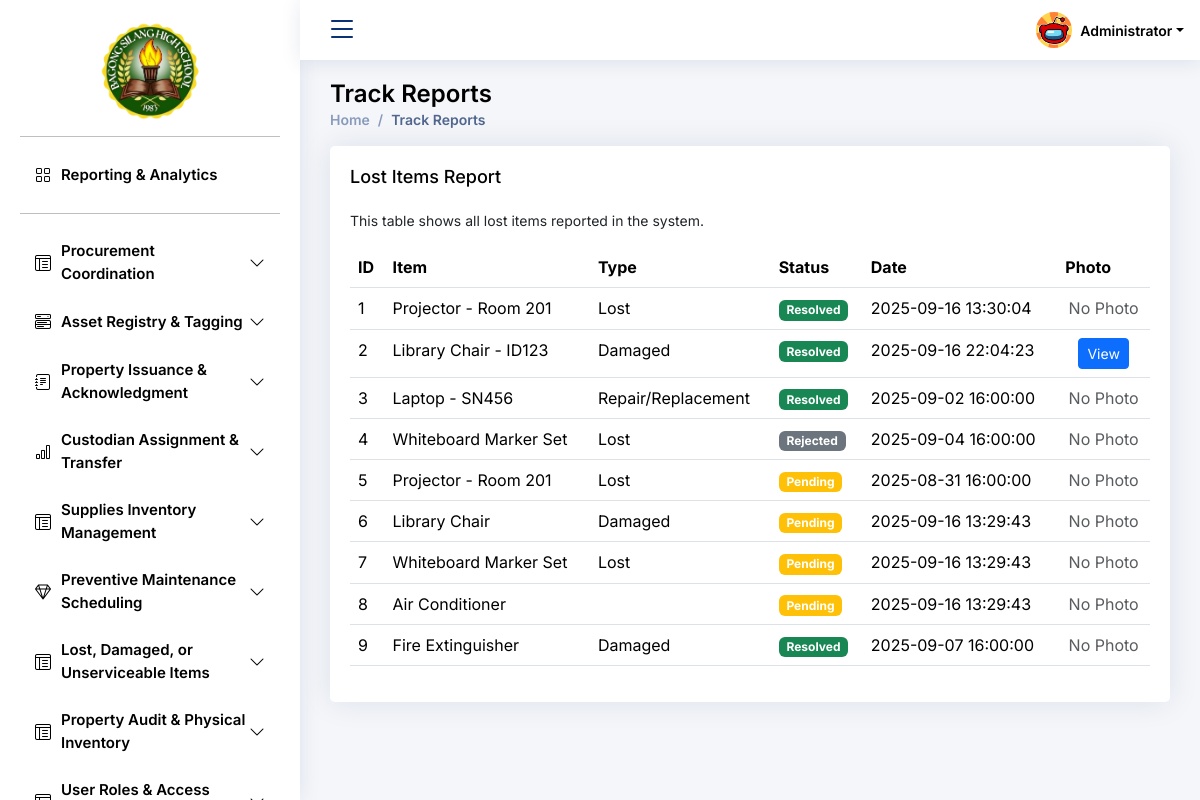
/User_Teachers/track_reports.php (signed in), run on the app's committed database.
### tables this page shows
CREATE TABLE `bcp_sms4_reports` (
  `id` int(11) NOT NULL,
  `asset` varchar(255) NOT NULL,
  `report_type` enum('Lost','Damaged','Repair/Replacement') NOT NULL,
  `reported_by` int(11) NOT NULL,
  `assigned_to` int(11) DEFAULT NULL,
  `date_reported` timestamp NULL DEFAULT current_timestamp() ON UPDATE current_timestamp(),
  `status` enum('Pending','In-Progress','Resolved','Rejected') DEFAULT 'Pending',
  `description` text DEFAULT NULL,
  `evidence` varchar(255) DEFAULT NULL
);

### User_Teachers/track_reports.php (the view, shortened to what this page needs)
<?php
include '../connection.php';
$teacher_id = $_SESSION['user_id'];
$sql = "SELECT id, asset, report_type, status, date_reported, evidence FROM bcp_sms4_reports WHERE reported_by = ?";
$stmt = $conn->prepare($sql);
$stmt->bind_param("i", $teacher_id);
$stmt->execute();
$result = $stmt->get_result();
?>
<!DOCTYPE html>
<html lang="en">
<head>
  <link href="../assets/vendor/bootstrap/css/bootstrap.min.css" rel="stylesheet">
  <link href="../assets/vendor/bootstrap-icons/bootstrap-icons.css" rel="stylesheet">
  <link href="../assets/vendor/boxicons/css/boxicons.min.css" rel="stylesheet">
  <link href="../assets/vendor/quill/quill.snow.css" rel="stylesheet">
  <link href="../assets/vendor/quill/quill.bubble.css" rel="stylesheet">
  <link href="../assets/vendor/remixicon/remixicon.css" rel="stylesheet">
  <link href="../assets/vendor/simple-datatables/style.css" rel="stylesheet">
  <link href="../assets/css/style.css" rel="stylesheet">
  <link href="../assets/css/schedule_maintenance.css" rel="stylesheet">
</head>
<body>
  <?php
    include "../components/nav-bar.php";
  ?>
  <main id="main" class="main">
    <div class="pagetitle">
      <h1>Track Reports</h1>
      <nav>
        <ol class="breadcrumb">
          <li class="breadcrumb-item"><a href="<?=BASE_URL?>User_Teachers/dashboard_teacher.php">Home</a></li>
          <li class="breadcrumb-item active">Track Reports</li>
        </ol>
      </nav>
    </div>
<section>
  <div class="card">
    <div class="card-body">
      <h5 class="card-title">Lost Items Report</h5>
      <p class="small">This table shows all lost items reported in the system.</p>
      <table class="table datatable">
        <thead>
          <tr>
            <th>ID</th>
            <th>Item</th>
            <th>Type</th>
            <th>Status</th>
            <th>Date</th>
            <th>Photo</th>
          </tr>
        </thead>
        <tbody>
          <?php while ($row = $result->fetch_assoc()): ?>
            <tr>
              <td><?= htmlspecialchars($row['id']) ?></td>
              <td><?= htmlspecialchars($row['asset']) ?></td>
              <td><?= htmlspecialchars($row['report_type']) ?></td>
              <td>
                <?php if($row['status'] == 'Pending'): ?>
                  <span class="badge bg-warning"><?= htmlspecialchars($row['status']) ?></span>
                <?php elseif($row['status'] == 'Resolved'): ?>
                  <span class="badge bg-success"><?= htmlspecialchars($row['status']) ?></span>
                <?php else: ?>
                  <span class="badge bg-secondary"><?= htmlspecialchars($row['status']) ?></span>
                <?php endif; ?>
              </td>
              <td><?= htmlspecialchars($row['date_reported']) ?></td>
              <td class="text-center">
                <?php if(!empty($row['evidence'])): ?>
                  <a href="uploads/<?= htmlspecialchars($row['evidence']) ?>" target="_blank" class="btn btn-sm btn-primary">View</a>
                <?php else: ?>
                  <span class="text-muted">No Photo</span>
                <?php endif; ?>
              </td>
            </tr>
          <?php endwhile; ?>
        </tbody>
      </table>
    </div>
  </div>
</section>
</main>
</body>
</html>
</body>
</html>

### assets/css/style.css (style rules this page uses)
:root { scroll-behavior: smooth; }
body { font-family: "Inter", sans-serif; background: #f6f9ff; color: #444444; }
a { color: #4154f1; text-decoration: none; }
h1, h2, h3, h4, h5, h6 { font-family: "Inter", sans-serif; }
#main { margin-top: 60px; padding: 20px 30px; transition: all 0.3s; }
.pagetitle { margin-bottom: 10px; }
.pagetitle h1 { font-size: 24px; margin-bottom: 0; font-weight: 600; color: #000000; }
.card { margin-bottom: 30px; border: none; border-radius: 5px; box-shadow: 0px 0 30px rgba(1, 41, 112, 0.1); }
.card-title { padding: 20px 0 15px 0; font-size: 18px; font-weight: 500; color: #000000; font-family: "Inter", sans-serif; }
.card-body { padding: 0 20px 20px 20px; }
.breadcrumb { font-size: 14px; font-family: "Inter", sans-serif; color: #000000; font-weight: 600; }
.breadcrumb a { color: #899bbd; transition: 0.3s; }
.breadcrumb .breadcrumb-item::before { color: #899bbd; }
.breadcrumb .active { color: #51678f; font-weight: 600; }
@media (min-width: 1200px) { #main, #footer, #header { margin-left: 300px; } }

### assets/css/schedule_maintenance.css (style rules this page uses)
html, body { margin: 0; padding: 0; font-family: "Inter", sans-serif; background: #f4f6f9; }

### data on the page
bcp_sms4_reports: id "1", asset "Projector - Room 201", report_type "Lost", status "Resolved", date_reported "2025-09-16 13:30:04", shows "No Photo"
bcp_sms4_reports: id "2", asset "Library Chair - ID123", report_type "Damaged", status "Resolved", date_reported "2025-09-16 22:04:23"
bcp_sms4_reports: id "3", asset "Laptop - SN456", report_type "Repair/Replacement", status "Resolved", date_reported "2025-09-02 16:00:00", shows "No Photo"
bcp_sms4_reports: id "4", asset "Whiteboard Marker Set", report_type "Lost", status "Rejected", date_reported "2025-09-04 16:00:00", shows "No Photo"
bcp_sms4_reports: id "5", asset "Projector - Room 201", report_type "Lost", status "Pending", date_reported "2025-08-31 16:00:00", shows "No Photo"
bcp_sms4_reports: id "6", asset "Library Chair", report_type "Damaged", status "Pending", date_reported "2025-09-16 13:29:43", shows "No Photo"
bcp_sms4_reports: id "7", asset "Whiteboard Marker Set", report_type "Lost", status "Pending", date_reported "2025-09-16 13:29:43", shows "No Photo"
bcp_sms4_reports: id "8", asset "Air Conditioner", status "Pending", date_reported "2025-09-16 13:29:43", shows "No Photo"
bcp_sms4_reports: id "9", asset "Fire Extinguisher", report_type "Damaged", status "Resolved", date_reported "2025-09-07 16:00:00", shows "No Photo"

### other printed values
$userFullname "Administrator"
